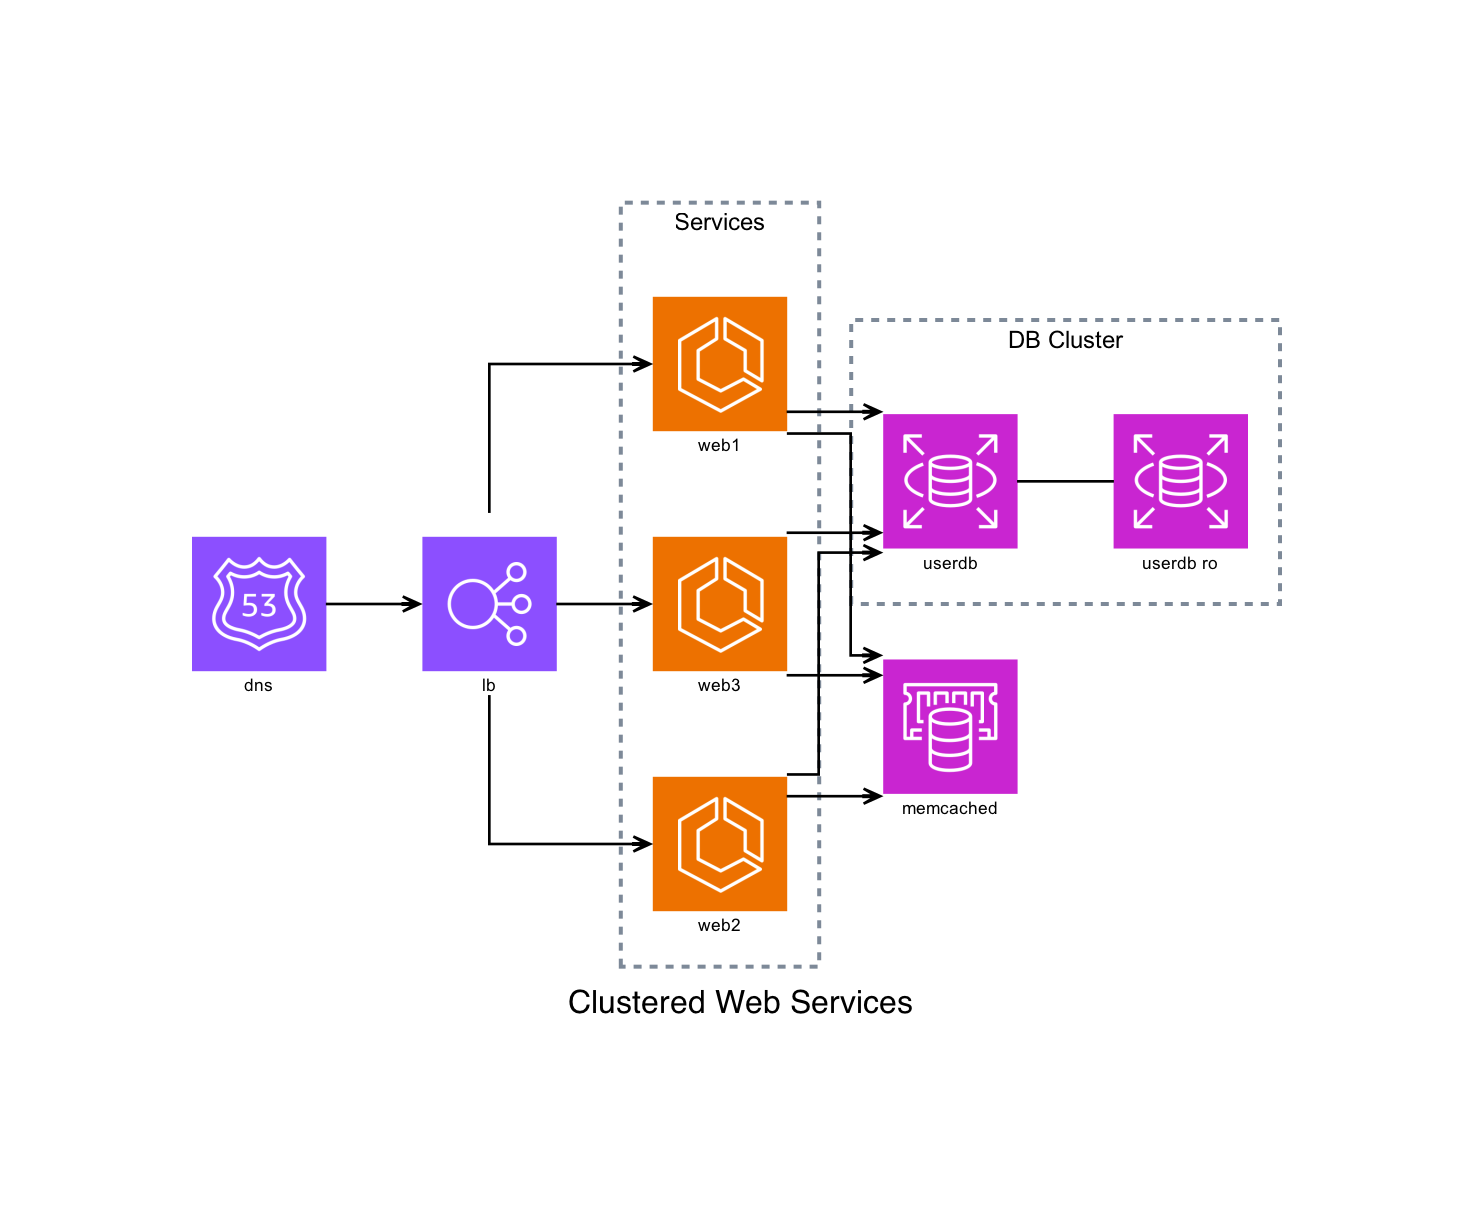

Recreate this plot in Python.
# https://diagrams.mingrammer.com/docs/getting-started/examples#clustered-web-services
from diagrams import Cluster, Diagram
from diagrams.aws.compute import ECS
from diagrams.aws.database import ElastiCache, RDS
from diagrams.aws.network import ELB
from diagrams.aws.network import Route53

with Diagram("Clustered Web Services", show=False):
    dns = Route53("dns")
    lb = ELB("lb")

    with Cluster("Services"):
        svc_group = [ECS("web1"), ECS("web2"), ECS("web3")]

    with Cluster("DB Cluster"):
        db_primary = RDS("userdb")
        db_primary - [RDS("userdb ro")]

    memcached = ElastiCache("memcached")

    dns >> lb >> svc_group
    svc_group >> db_primary
    svc_group >> memcached
